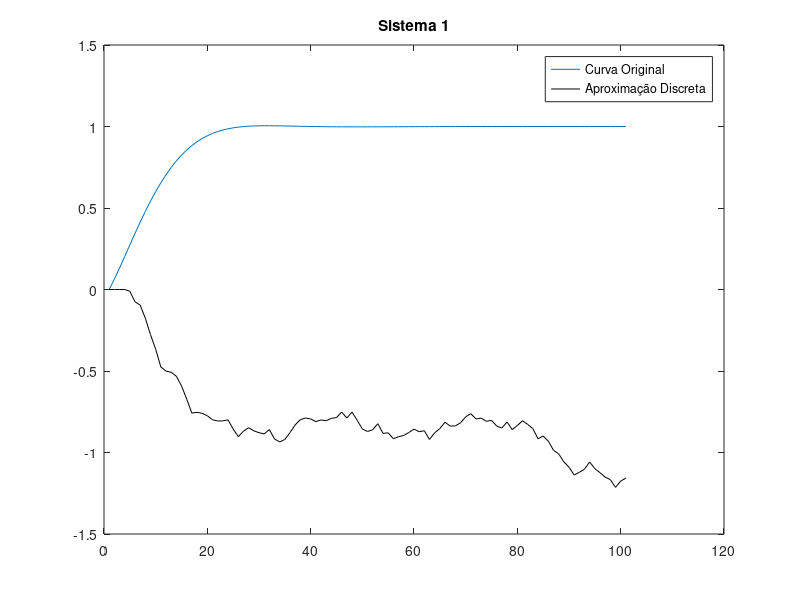
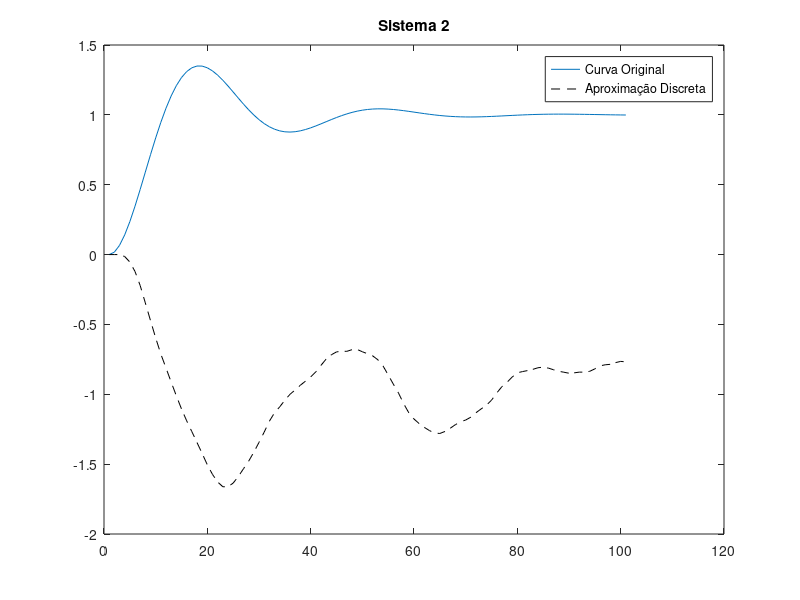

MATLAB code for these plots, in order: (Note: this script raises an error after producing the figures.)
clear all
close all
clc
% Atividade 3 

num1=[0.5 2 2];
den1=[1 3 4 2];
g1=tf(num1,den1);
[y_g1, t1] = step(g1,12);


num2=[2.5];
den2=[1 1 2.5];
g2=tf(num2,den2);
[y_g2, t2] = step(g2,12);

gz1= c2d(g1,0.1);
gz2 = c2d(g2,0.1);
%u1=ones(1,length(y_g1))
%u1(1:length(y_g1)) = 1;
u1= -2*rand(length(y_g1), 1);
u1(1:3) = 0;
y1(1:3)=0;
a1=gz1.den{1,1};
b1=gz1.num{1,1};

for k=4:length(u1)
    y1(k)=-a1(2)*y1(k-1)-a1(3)*y1(k-2)-a1(4)*y1(k-3)+b1(2)*u1(k-1)+b1(3)*u1(k-2)+b1(4)*u1(k-3);
end
figure(1)
plot(y_g1)
hold on
plot(y1,'k')
title('Sistema 1');
legend('Curva Original','Aproximação Discreta')



y2(1:2)=0;
%u2(1:length(y_g2)) = 1;
u2= -2*rand(length(y_g2), 1);
u2(1:2) = 0;
a2=gz2.den{1,1};
b2=gz2.num{1,1};
for k=3:length(y_g2)
    y2(k)=-a2(2)*y2(k-1)-a2(3)*y2(k-2)+b2(2)*u2(k-1)+b2(3)*u2(k-2);
end

figure(2)
plot(y_g2)
hold on
plot(y2,'--k')
title('Sistema 2');
legend('Curva Original','Aproximação Discreta')

%% 2 questão Adicionando ruido
cemean(1:100)=0;
cemstd(1:100)=0;
%for g=1:100% Calculando 100 vezes

r2 = normrnd(0,0.05,1,length(y2));
r1 = normrnd(0,0.05,1,length(y1));
%r2 = randn(1,(length(y2)))*0.05;
%r1 = randn(1,(length(y1)))*0.05;

y1_rd(1:3)=0;
for k=4:length(u1)
    y1_rd(k)=-a1(2)*y1_rd(k-1)-a1(3)*y1_rd(k-2)-a1(4)*y1_rd(k-3)+b1(2)*u1(k-1)+b1(3)*u1(k-2)+b1(4)*u1(k-3) + r1(k);
end
y2_rd(1:2)=0;
for k=3:length(y_g2)
    y2_rd(k)=-a2(2)*y2_rd(k-1)-a2(3)*y2_rd(k-2)+0.01207*u2(k-1)+0.01167*u2(k-2) + r2(k);
end

y1_rs = y1 + r1;
y2_rs = y2 + r2;
y1_rs(1:3) = zeros(1,3);
y2_rs(1:2) = zeros(1,2);


% EstimaÃ§Ã£o
% Para y1

Ny = 3;
Nu = 3;
[phi, Y] = montaRegressoresLinear(length(u1),Ny,Nu,y1_rd,u1);

theta = inv(phi'*phi)*phi'*Y;

y1_est(1:3) = 0;

%ordem 3
aaa1 = -theta(1);
aaa2 = -theta(2);
aaa3 = -theta(3);
bbb1 = theta(4);
bbb2 = theta(5);
bbb3 = theta(6);

for t=4:(length(u1))
    
    y1_est(t) = -aaa1*y1_est(t-1) -aaa2*y1_est(t-2) -aaa3*y1_est(t-3) + bbb1*u1(t-1) + bbb2*u1(t-2) + bbb3*u1(t-3);
end

%cemean(g)=mean(y1_est);
%cemstd(g)=std(y1_est);

%end;


figure
plot(y1);
hold on;
plot(y1_est);

%Para y2

Ny2 = 2;
Nu2 = 2;
%y2(3:127) = y2(1:125);
%y2(1:2) = 0;
[phi2, Y2] = montaRegressoresLinear(length(u2),Ny2,Nu2,y2_rs,u2);
theta2 = inv(phi2'*phi2)*phi2'*Y2;

y2_est(1:2) = 0;

aa1 = -theta2(1);
aa2 = -theta2(2);
bb1 = theta2(3);
bb2 = theta2(4);


for t=3:(length(u2))
    y2_est(t) = -aa1*y2_est(t-1) -aa2*y2_est(t-2) + bb1*u2(t-1) + bb2*u2(t-2);
end

figure
plot(y2);
hold on;
plot(y2_est);



%% 3a Validar

%Gerando u_v
u1_v= -2*rand(length(y1), 1);
u2_v= -2*rand(length(y2), 1);
u1_v(1:3) = 0;
u2_v(1:2) = 0;

%Gerando y_v
y1_v(1:3)=0;
for k=4:length(u1)
    y1_v(k)=-a1(2)*y1_v(k-1)-a1(3)*y1_v(k-2)-a1(4)*y1_v(k-3)+b1(2)*u1_v(k-1)+b1(3)*u1_v(k-2)+b1(4)*u1_v(k-3);
end
y2_v(1:2)=0;
for k=3:length(y_g2)
    y2_v(k)=-a2(2)*y2_v(k-1)-a2(3)*y2_v(k-2)+b2(2)*u2_v(k-1)+b2(3)*u2_v(k-2);
end

% Matriz phi
[phi1_v, Y1_v] = montaRegressoresLinear(length(u1_v),Ny,Nu,y1_v,u1_v);
[phi2_v, Y2_v] = montaRegressoresLinear(length(u2_v),Ny2,Nu2,y2_v,u2_v);

y1_val = phi1_v * theta;
y2_val = phi2_v * theta2;

% Erro de validação
e1_v = y1_v - y1_val;
e2_v = y2_v - y2_val;

% SEQ de y1
SEQ1=0;
for k=1:(length(u1)-6)
    SEQ1=(y1_v(k)-y1_val(k)')^2;
end;
% SEQM de y1
SEQM1=0;
for k=1:(length(u1)-6)
    SEQM1=1/k*((y1_v(k)-y1_val(k)')^2);
end;

% SEQ de y2
SEQ2=0;
for k=1:(length(u2)-2)
    SEQ2=(y2_v(k)-y2_val(k)')^2;
end;
% SEQM de y2
SEQM2=0;
for k=1:(length(u2)-2)
    SEQM2=1/k*((y2_v(k)-y2_val(k)')^2);
end;

% Coeficientes de correlação Multipla


for k=1:(length(u1)-6)
R1=sqrt(1-(((y1_v(k)-y1_val(k))^2)/(y1_v(k)-mean(y1_v))^2));
end;

for k=1:(length(u2)-2)
R2=sqrt(1-(((y2_v(k)-y2_val(k))^2)/(y2_v(k)-mean(y2_v))^2));
end;

%% 4 ARX ARMAX
% Dados 1

a = dlmread('dados_2.txt');
u = a(:,2)'; %u(t)
y = a(:,1)'; %y(t)
y1 = y;
Ny = 1;
Nu = 1;
[phi, Y] = montaRegressoresLinear(length(u),Ny,Nu,y,u);
theta = inv(phi'*phi)*phi'*Y;
y_estarx = phi*theta;
%%
y1 = y;
Ny = 5;
Nu = 5;
[phi, Y] = montaRegressoresLinear(length(u),Ny,Nu,y,u);
theta = inv(phi'*phi)*phi'*Y;
y_estarx = phi*theta;

%% Minimos quadrados estendido (ARMAX)

clear,clc,
close all

a = dlmread('dados_1.txt');
u = a(:,2)'; %u(t)
y = a(:,1)'; %y(t)
N = length(y);
n = 2; %Ordem

%Dividindo os pares entrada-saida para estimacao e validacao
y_e = y(1:(N/2));
y_v = y((N/2):N);
u_e = u(1:(N/2));
u_v = u((N/2):N);

lambda = 1;
p = 1000*eye(n*3,n*3);
theta = zeros(n*3,1);


for t=1:(n*3)
    y_e(t) = 0;
    w(t) = 0;
    erro(t)= 0;
end

for t=(n*3):(N/2)
    phi = [-y_e(t-1); -y_e(t-2); u(t-1); u(t-2); w(t-1); w(t-2)];
    erro(t) = y_e(t) - theta'*phi;
    k = p*phi/(lambda+phi'*p*phi);
    theta = theta+k*erro(t);
    p = (p-k*phi'*p)/lambda;
    w(t) = y_e(t)-theta'*phi;
end

for t = (n*3):(N/2)
    y_est(t) = -theta(1)*y_e(t-1) - theta(2)*y_e(t-2) + theta(3)*u(t-1) + theta(4)*u(t-2);
end
    
plot(y_e);
hold on;
plot(y_est);


%Validacao

lambda = 1;
p = 1000*eye(n*3,n*3);
theta_v = zeros(n*3,1);

for t=1:(n*3)
    y_v(t) = 0;
    w_v(t) = 0;
    erro_v(t)= 0;
end

% Matriz phi

for t=(n*3):(N/2)
    phi_v = [-y_v(t-1); -y_v(t-2); u_v(t-1); u_v(t-2); w_v(t-1); w_v(t-2)];
    erro_v(t) = y_v(t) - theta_v'*phi_v;
    k = p*phi_v/(lambda+phi_v'*p*phi_v);
    theta_v = theta_v+k*erro_v(t);
    p = (p-k*phi_v'*p)/lambda;
    w_v(t) = y_v(t)-theta_v'*phi_v;
end

y_val = phi_v' * theta;

% Erro de validação
e1_v = y_v - y_val;
